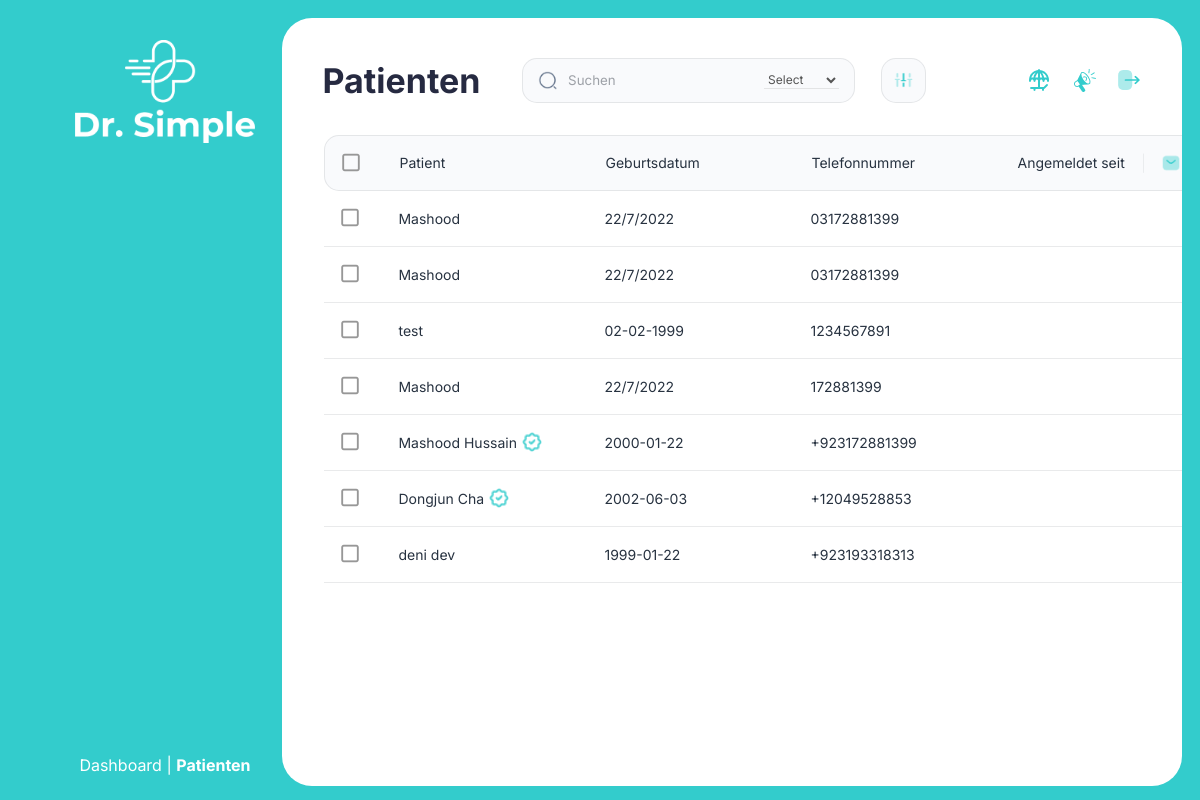
Screenshot of /patienten.php with the database file from the repository.
### tables this page shows
CREATE TABLE `patient` (
  `id` int(11) NOT NULL,
  `name` varchar(200) DEFAULT NULL,
  `number` varchar(200) DEFAULT NULL,
  `password` varchar(200) DEFAULT NULL,
  `dob` varchar(200) DEFAULT NULL,
  `is_active` int(11) DEFAULT 0,
  `is_block` int(11) DEFAULT 0,
  `date` varchar(200) DEFAULT NULL
);

### patienten.php (the view, shortened to what this page needs)
<!DOCTYPE html>
<html lang="en">
<head>
    <link rel="stylesheet" href="./style/style.css">
    <link rel="stylesheet" href="https://cdnjs.cloudflare.com/ajax/libs/font-awesome/6.1.1/css/all.min.css"
 />
</head>
<body class="dashboardWholeBody">
<main class="secondPageMainContainer">
    <section class="dashboardStaticSection">
        <img src="./image/logo.png" alt="">
        <div style="color: white;">
            <p><a href="All.php" style="text-decoration: none;color:white">Dashboard</a> | <b>Patienten</b></p>
        </div>
    </section>
    <section class="dashboardAbsoluteSection">
        <header class="dashboardNavSection">
            <h2>Patienten</h2>
            <div>
                <form action="patienten.php" method="post">
                    <section>
                        <img src="./image/Dashboard/Nav Section/search.png" width="20px" height="19px" alt="">
                        <input type="text" placeholder="Suchen" name="searchproduct">
                        <select name="filterproduct">
                            <option selected disabled>Select</option>
                        </select>
                    </section>
                    <div>
                        <input type="submit" style="background-image: url('./image/Dashboard/Nav Section/setting.png'); border:none; background-repeat:no-repeat;background-size:70% 100%;" width="22px" height="22px" alt="" value="" name="searchbtn">
                    </div>
                </form>
            </div>
            <?php include "action.php"; ?>
        </header>
        <main>
            <section class="dashboardTableContent1">
                <table class="table2">
                    <tbody>
                    <tr class="table2Header">
                        <td class="table2FirstColumn">
                            <div><i class="fa-regular fa-square forAllCheck" onclick="checkToggler(this)"></i><input type="checkbox" class="inputCheckField" name="check" value="<?php echo $row['a_id'] ?>" ></div>
                        </td>
                        <td class="table2SecondColumn">
                            <p>Patient</p>
                        </td>
                        <td class="table3ThirdColumn">
                            <p>Geburtsdatum</p>
                        </td>
                        <td class="table2ForthColumn">
                            <p>Telefonnummer</p>
                        </td>
                        <td class="lastParaPatient">
                            <p>Angemeldet seit</p>
                        </td>
                        <td class="tableSeparator"> | </td>
                        <td class="table2IconSect">
                            <div id="reply_user"><img src="./image/Dashboard/UserTitleSection/sms.png" alt=""></div>
                        </td>
                    </tr>
                    <?php
                    include 'config.php';
                    if(isset($_POST['searchbtn']) && (!empty($_POST['searchproduct']) or !empty($_POST['filterproduct'])))
                    {
                        $name = $_POST['searchproduct'];
                        $filter = $_POST['filterproduct'];
                        $query = "SELECT * FROM `patient` where name = '$name' order by date asc";
                        $res = mysqli_query($conn, $query);
                    }
                    else{
                        $query = "SELECT * FROM `patient` order by date asc";
                        $res = mysqli_query($conn, $query);
                    }
                    if (mysqli_num_rows($res) > 0) {
                    while ($row = mysqli_fetch_assoc($res)) {
                    ?>
                    <tr class="table2Content">
                        <td class="table2FirstColumn">
                            <div><i class="fa-regular fa-square forAllCheck" onclick="checkToggler(this)"></i><input type="checkbox" class="inputCheckField" name="check" value="<?php echo $row['id'] ?>" ></div>
                        </td>
                        <td class="table2SecondColumn">
                            <p><?php echo $row['name'];?>
<?php
if($row['is_active'] == 1){
    ?>
                                <img src="./image/Dashboard/TitleSection/verified-badge.png" alt="" >
    <?php
}
?>
                            </p>
                        </td>
                        <td class="table3ThirdColumn">
                            <p><?php echo $row['dob'];?></p>
                        </td>
                        <td class="table2ForthColumn">
                            <p><?php echo $row['number'];?></p>
                        </td>
                        <td class=" table2FifthColumn">
                        </td>
                        <td class="table2IconSect">
                        </td>
                    </tr>
<?php
                    }
                    }
?>
                    </tbody>
                </table>
            </section>
        </main>
        <div class="bottomAbsoluteDiv"></div>
    </section>
</main>
</body>
</html>

### style/style.css (style rules this page uses)
* { padding: 0; margin: 0; box-sizing: border-box; font-family: "Inter", sans-serif; }
.dashboardWholeBody { background-color: #33cccc; min-height: 100vh; }
.loginLeftSection > img, .dashboardStaticSection img { width: 180px; }
.secondPageMainContainer { display: flex; justify-content: flex-start; align-items: center; }
.dashboardStaticSection { width: 330px; display: flex; flex-direction: column; justify-content: space-between; align-items: center; padding: 40px 0 25px; min-height: 100vh; }
.dashboardAbsoluteSection { position: absolute; left: 23.54%; right: 1.46%; top: 2.22%; bottom: 2.22%; border-radius: 30px; background-color: #ffffff; padding: 0px 40px 0px 40px; min-height: 96vh; overflow-y: auto; }
.dashboardAbsoluteSection > header { position: sticky; top: 0; background-color: white; padding-top: 40px; padding-bottom: 30px; z-index: 100; }
.dashboardNavSection { display: flex; justify-content: space-between; align-items: center; }
.dashboardNavSection h2 { color: #262a41; font-size: 34px; }
.dashboardNavSection > div { display: flex; align-items: center; margin: 0 auto; }
.dashboardNavSection > div section { background-color: #f9fafc; width: 333px; height: 45px; display: flex; align-items: center; justify-content: flex-start; border: 1px solid #2732401a; padding: 15px; border-radius: 15px; }
.dashboardNavSection > div form { display: flex; align-items: center; justify-content: flex-start; }
.dashboardNavSection input { width: 100%; margin-left: 10px; border: none; background-color: transparent; color: #404852; outline: none; }
.dashboardNavSection input::placeholder { color: #9da1a7; }
.dashboardNavSection select { border: none; border-bottom: 1px solid #e3e4e5; background: transparent; font-size: 12px; color: #555; width: 80px; outline: none; }
.dashboardNavSection > div div { background-color: #f9fafc; margin-left: 26px; width: 45px; height: 45px; display: flex; align-items: center; justify-content: center; border: 1px solid #2732401a; border-radius: 15px; cursor: pointer; }
.dashboardTitleSection > div > img, .dashboardTableContent1 img { width: 20px; height: 20px; }
.dashboardTableContent1 { width: 100%; }
.dashboardTableContent1 table { width: 100%; }
.dashboardTableContent1 table tbody { width: 100%; }
.dashboardTableContent1 tr { display: flex; border-bottom: 1px solid #2732401a; }
.dashboardTableContent1 td { min-height: 56px; padding: 3px; display: flex; align-items: center; }
.dashboardTableContent1 p { font-size: 14px; display: flex; justify-content: center; align-items: center; color: #273240; }
.dashboardTableContent1 td { cursor: pointer !important; }
.dashboardTitleSection i[class~="fa-square"], .dashboardTitleSection i[class~="fa-square-check"], .table1FirstColumn i[class~="fa-square-check"], .table1FirstColumn i[class~="fa-square"], .table2FirstColumn i[class~="fa-square-check"], .table2FirstColumn i[class~="fa-square"] { font-size: 20px; color: #979797; }
.bottomAbsoluteDiv { min-height: 25px; background-color: #ffffff; position: sticky; bottom: 0; }
.table2 { width: 100%; }
.table2 td { border: none; }
.table2Header { background-color: #f9fafc; height: 56px; border: 1px solid #2732401a; border-radius: 15px; display: flex; justify-content: flex-start; align-items: center; width: 100%; }
.table2 i { cursor: pointer; }
.table2 div { display: flex; align-items: center; justify-content: center; margin-right: 20px; }
.table2 p { width: 200px; justify-content: flex-start; }
.table2FirstColumn div { width: 45px; }
.table2SecondColumn img { margin-left: 5px; }
.lastParaPatient { width: 120px !important; }
.tableSeparator { color: #273240; opacity: 0.2; font-weight: lighter; margin-left: auto; }
.table2IconSect { width: 120px; justify-content: space-around; padding: 30px; }
.table2IconSect div { margin: 0; }
.table2Content { border-bottom: 1px solid #2732401a; display: flex; align-items: center; justify-content: flex-start; height: 56px; }

### rows the page displays
patient: name "Mashood", dob "22/7/2022", number "03172881399"
patient: name "Mashood", dob "22/7/2022", number "03172881399"
patient: name "test", dob "02-02-1999", number "1234567891"
patient: name "Mashood", dob "22/7/2022", number "172881399"
patient: name "Mashood Hussain", is_active 1 (drawn), dob "2000-01-22", number "+923172881399"
patient: name "Dongjun Cha", is_active 1 (drawn), dob "2002-06-03", number "+12049528853"
patient: name "deni dev", dob "1999-01-22", number "+923193318313"
